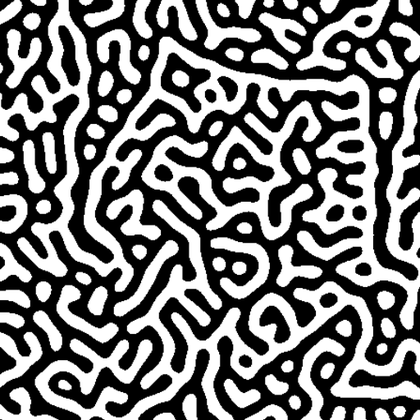
%> input picture Pratica 4/images/mask_2.tif, 420 x 420 px, shrunk from 512 x 512 before the run
$ octave desafio.m   (GNU Octave 9; MATLAB toolbox functions it lacks are replaced by stand-ins)
%> lines starting %> are read from the running program, lines starting %| are printed output that depends on the picture; in (x1, y1, x2, y2) boxes, pixels count from 0 and x2, y2 are one past the last pixel; in counts of white or black regions, pixels touching at a corner belong together; the program's own positions count from 1
clear all;
close all;

mask2 = logical(imread("images/mask_2.tif"));
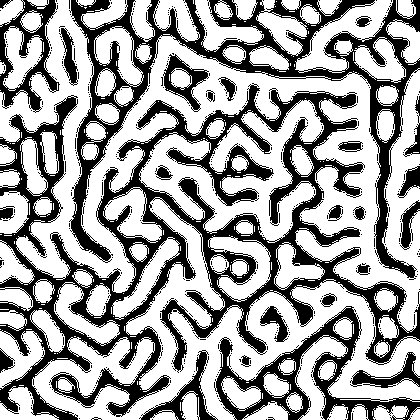
%> mask2: size 420x420 logical; 63.6% white; 559 black regions (534 under 20 px), largest, box (x1, y1, x2, y2) and area: (0, 83, 420, 420) 33842, (69, 0, 420, 280) 15369, (214, 306, 420, 420) 5249
mask3 = logical(imread("images/mask_3.tif"));
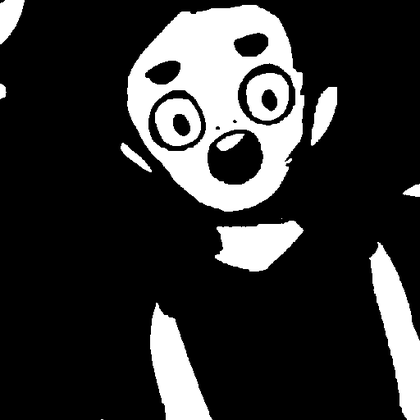
%> input picture Pratica 4/images/mask_3.tif, 420 x 420 px, shrunk from 512 x 512 before the run
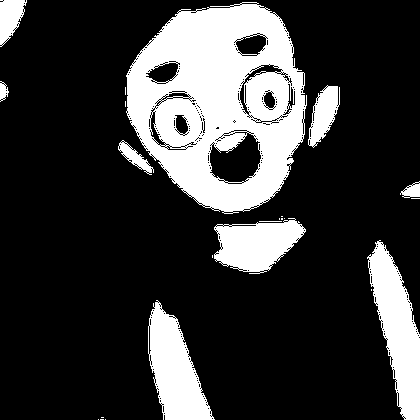
%> mask3: size 420x420 logical; 22.5% white; 23 white regions (13 under 20 px), largest, box (x1, y1, x2, y2) and area: (126, 2, 307, 214) 24361, (367, 240, 420, 420) 4880, (148, 300, 215, 420) 4336

im =  mask2;
for i=1:size(im,1)
  for j=1:size(im,2)
    im(i,j) = mask2(i,j) && mask3(i,j);

    endfor
  endfor
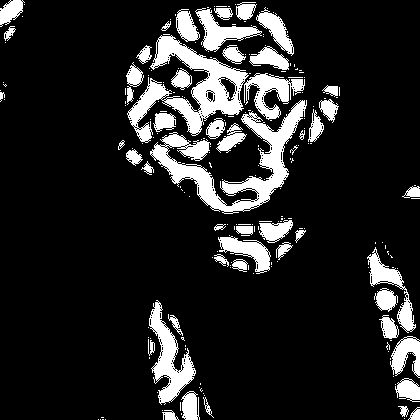
%> im: size 420x420 logical; 14.3% white; 212 white regions (161 under 20 px), largest, box (x1, y1, x2, y2) and area: (150, 100, 307, 214) 4904, (127, 35, 249, 143) 4430, (149, 300, 196, 405) 1882

figure("Name", "Desafio");
subplot(1,3,1),imshow(mask3);
subplot(1,3,2),imshow(mask2);
subplot(1,3,3),imshow(im);
